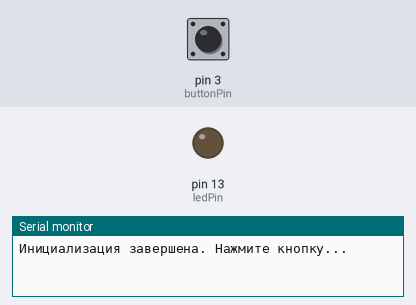
The sketch below on a simulated Arduino Nano, built with avr-gcc and run on an emulated ATmega328P. On the bench: output pins drawn as LEDs (lit = HIGH), the last lines printed to the serial monitor. Inputs (shaded band) come from the test bench; at power-on: pin 3 (buttonPin) HIGH.

Above: at 1.2 s.
1.3 s: pin 3 (buttonPin) pulled LOW for 0.15 s
At 2.5 s:
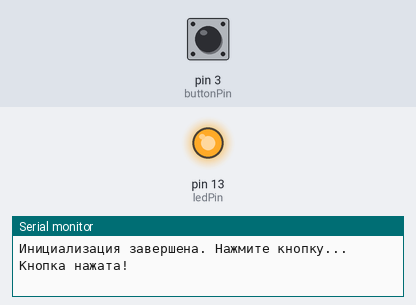
2.9 s: pin 3 (buttonPin) pulled LOW for 1 s
At 3.7 s:
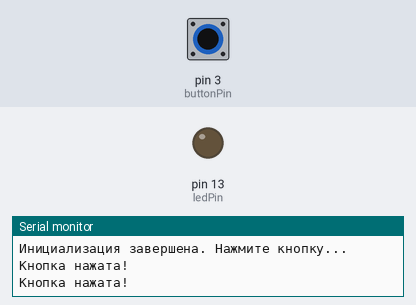
5.4 s: pin 3 (buttonPin) pulled LOW for 3.2 s
At 5.7 s:
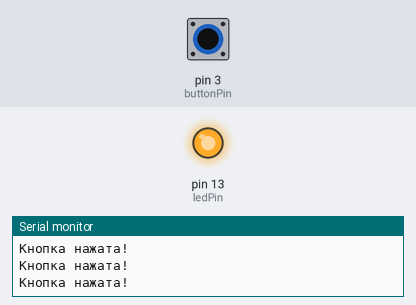
Timing chart, 0 to 8.4 s (numbered marks = the images above; inputs shaded):
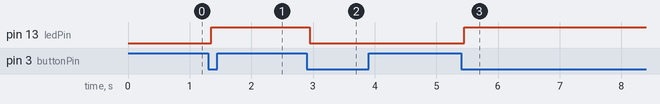

Measured:
- after the input at 1.3 s, pin 13 (ledPin): LOW → HIGH after 0.05 s
- after the input at 2.9 s, pin 13 (ledPin): HIGH → LOW after 0.05 s
- after the input at 5.4 s, pin 13 (ledPin): LOW → HIGH after 0.05 s

The sketch:

button_test.ino
```cpp
const int buttonPin = 3;          // Пин кнопки
const int ledPin = LED_BUILTIN;   // Встроенный светодиод (на Nano обычно 13)

bool lastButtonState = HIGH;      // Предыдущее сырое состояние
bool currentButtonState = HIGH;   // Текущее стабильное состояние
unsigned long lastDebounceTime = 0;
const unsigned long debounceDelay = 50; // Задержка подавления дребезга (мс)

bool ledState = false;

void setup() {
  pinMode(buttonPin, INPUT_PULLUP); // Включаем внутреннюю подтяжку к +5В
  pinMode(ledPin, OUTPUT);
  digitalWrite(ledPin, ledState);

  Serial.begin(9600);
  Serial.println("Инициализация завершена. Нажмите кнопку...");
}

void loop() {
  int reading = digitalRead(buttonPin);

  // Если состояние изменилось, сбрасываем таймер дребезга
  if (reading != lastButtonState) {
    lastDebounceTime = millis();
  }

  // Если прошло достаточно времени после последнего изменения
  if ((millis() - lastDebounceTime) > debounceDelay) {
    // Если состояние изменилось и стабилизировалось
    if (reading != currentButtonState) {
      currentButtonState = reading;

      // Кнопка нажата (замкнута на GND → LOW)
      if (currentButtonState == LOW) {
        ledState = !ledState;            // Инвертируем состояние светодиода
        digitalWrite(ledPin, ledState);  // Применяем
        Serial.println("Кнопка нажата!");
      }
    }
  }
  lastButtonState = reading;
}
```
